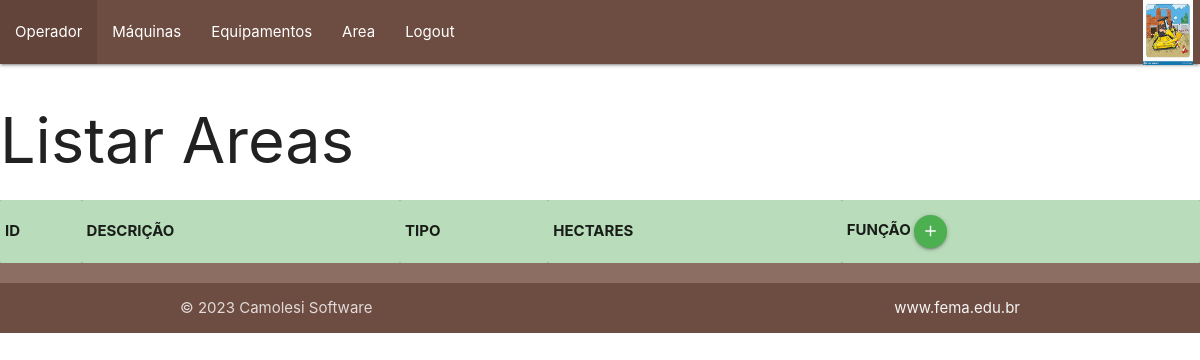
/VIEW/area/lstarea.php (signed in), run on an earlier commit of the app's database.
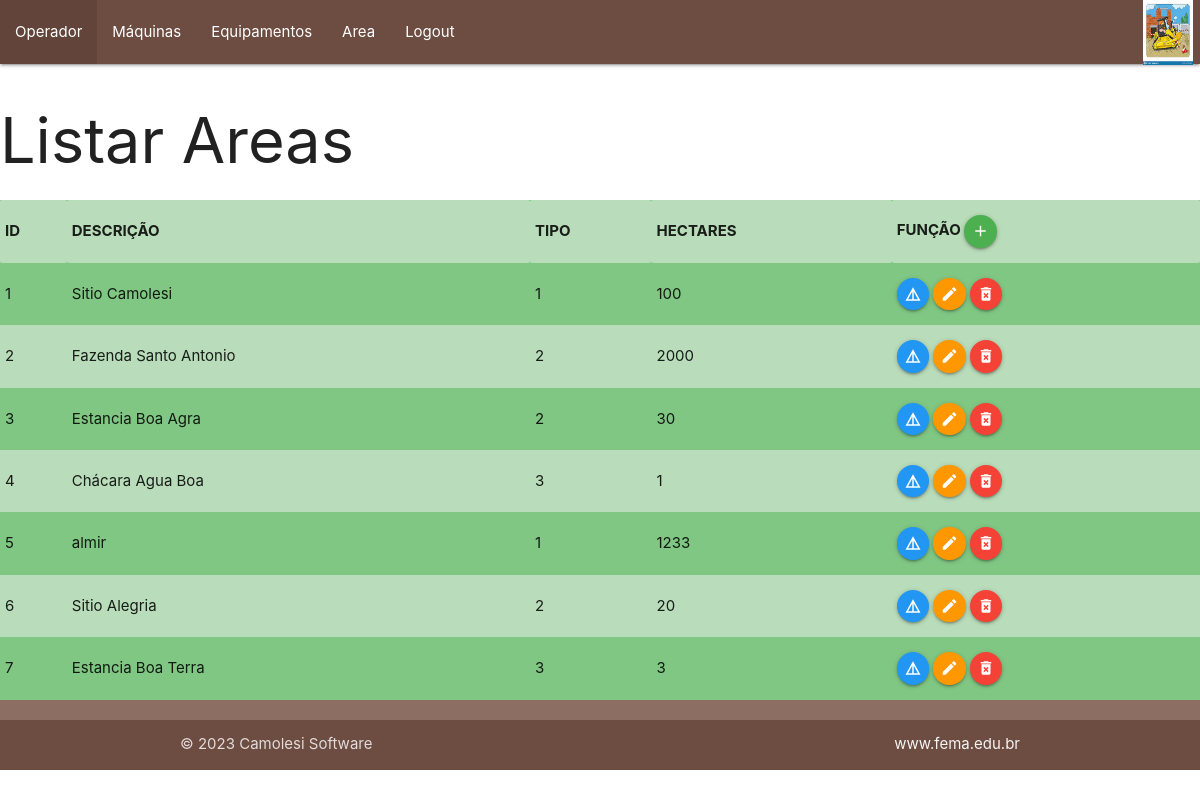
And on a later commit of the database.
### tables this page shows
CREATE TABLE `area` (
  `id` int(11) NOT NULL,
  `nome` varchar(35) NOT NULL,
  `tipo` int(1) NOT NULL,
  `hectares` float NOT NULL
);

### DAL/dalArea.php (called while the page is built, shortened)
<?php
    include_once  'C:\xampp\htdocs\lpbcct2php2023\MODEL\Area.php';
    class dalArea{
        public function Select(){
          $sql = "select * from area;";
          $con = Conexao::conectar();
          $result = $con->query($sql);
          foreach($result as $linha){
            $area = new \MODEL\Area();
            $area->setId($linha['id']);
            $area->setNome($linha['nome']);
            $area->setTipo($linha['tipo']);
            $area->setHectares($linha['hectares']);
            $lstAreas[] = $area;
          }
          return  $lstAreas;
        }
    }
?>

### BLL/bllarea.php (called while the page is built, shortened)
<?php
include_once 'C:\xampp\htdocs\lpbcct2php2023\DAL\dalArea.php';
include_once 'C:\xampp\htdocs\lpbcct2php2023\MODEL\Area.php';
class bllArea {
    public function Select (){
        $dalArea = new \DAL\dalArea();
        return $dalArea->Select();
    }
}
?>

### MODEL/Area.php (called while the page is built, shortened)
<?php
class Area {
    private ?int $id;
    private ?string $nome;
    private ?int $tipo;
    private ?float $hectares;
    public function getId(){
        return $this->id;
    }
    public function setId(int $id){
        $this->id = $id;
    }
    public function getNome(){
        return $this->nome;
    }
    public function setNome(string $nome){
        $this->nome = $nome;
    }
    public function getTipo(){
        return $this->tipo;
    }
    public function setTipo(int $tipo){
        $this->tipo = $tipo;
    }
    public function getHectares(){
        return $this->hectares;
    }
    public function setHectares(float $hectares){
        $this->hectares = $hectares;
    }
}
?>

### VIEW/area/lstarea.php (the view, shortened to what this page needs)
<?php
include_once  'C:\xampp\htdocs\lpbcct2php2023\BLL\bllarea.php';
$bll = new \bll\bllArea();
$lstareas = $bll->Select();
?>
<!DOCTYPE html>
<html lang="pt-br">
<head>
    <link rel="stylesheet" href="https://cdnjs.cloudflare.com/ajax/libs/materialize/1.0.0/css/materialize.min.css">
</head>
<body>
    <?php include_once '../menu.php' ?>
    <h1>Listar Areas</h1>
    <table class="striped green lighten-2">
        <tr>
            <th>ID</th>
            <th>DESCRIÇÃO</th>
            <th>TIPO</th>
            <th>HECTARES</th>
            <th>FUNÇÃO
                <a class="btn-floating btn-small waves-effect waves-light green" onclick="JavaScript:location.href='insarea.php'">
                    <i class="material-icons">add</i>
                </a>
            </th>
        </tr>
        <?php
        if ($lstareas != null)
            foreach ($lstareas as $area) {
        ?>
            <tr>
                <td><?php echo $area->getId(); ?></td>
                <td><?php echo $area->getNome(); ?></td>
                <td><?php echo $area->getTipo(); ?></td>
                <td><?php echo $area->getHectares(); ?></td>
                <td>
                    <a class="btn-floating btn-small waves-effect waves-light blue" onclick="JavaScript:location.href='detarea.php?id=' +
                           <?php echo $area->getId(); ?>">
                        <i class="material-icons">details</i>
                    </a>
                    <a class="btn-floating btn-small waves-effect waves-light orange" onclick="JavaScript:location.href='edtarea.php?id=' +
                           <?php echo $area->getId(); ?>">
                        <i class="material-icons">edit</i>
                    </a>
                    <a class="btn-floating btn-small waves-effect waves-light red" onclick="JavaScript:remover(<?php echo $area->getId(); ?>)">
                        <i class="material-icons">delete_forever</i>
                    </a>
                </td>
            </tr>
        <?php
            }
        ?>
    </table>
</body>
<?php include_once '../footer.php' ?>
</html>

### VIEW/menu.php (shortened to what this page needs)
<!DOCTYPE html>
<html lang="pt-br">
<head>
    <link rel="stylesheet" href="https://cdnjs.cloudflare.com/ajax/libs/materialize/1.0.0/css/materialize.min.css">
</head>
<body>
    <nav>
        <div class="nav-wrapper brown darken-1">
            <a href="#" class="brand-logo right">
                <img src="../imagens/trator.jpg"  width="50" height="65">
            </a>
            <ul id="nav-mobile" class="left hide-on-med-and-down">
                <li><a href="\lpbcct2php2023\VIEW\operador\lstoperador2.php">Operador</a></li>
                <li><a href="../operador/lstoperador2.php">Máquinas</a></li>
                <li><a href="collapsible.html">Equipamentos</a></li>
                <li><a href="/lpbcct2php2023/VIEW/area/lstarea.php">Area</a></li>
                <li><a href="/lpbcct2php2023/view/logout.php">Logout</a></li>
            </ul>
        </div>
    </nav>
</body>
</html>

### VIEW/footer.php
<footer class="page-footer  brown lighten-1">
    <div class="footer-copyright ajax  brown darken-1">
        <div class="container">
            © 2023 Camolesi Software
            <a class="grey-text text-lighten-4 right" href="https://www.fema.edu.br">www.fema.edu.br</a>
        </div>
    </div>
</footer>

What changed in the data, as far as the page shows it:
added area: id "1", nome "Sitio Camolesi", tipo "1", hectares "100"
added area: id "2", nome "Fazenda Santo Antonio", tipo "2", hectares "2000"
added area: id "3", nome "Estancia Boa Agra", tipo "2", hectares "30"
added area: id "4", nome "Chácara Agua Boa", tipo "3", hectares "1"
added area: id "5", nome "almir", tipo "1", hectares "1233"
added area: id "6", nome "Sitio Alegria", tipo "2", hectares "20"
added area: id "7", nome "Estancia Boa Terra", tipo "3", hectares "3"
